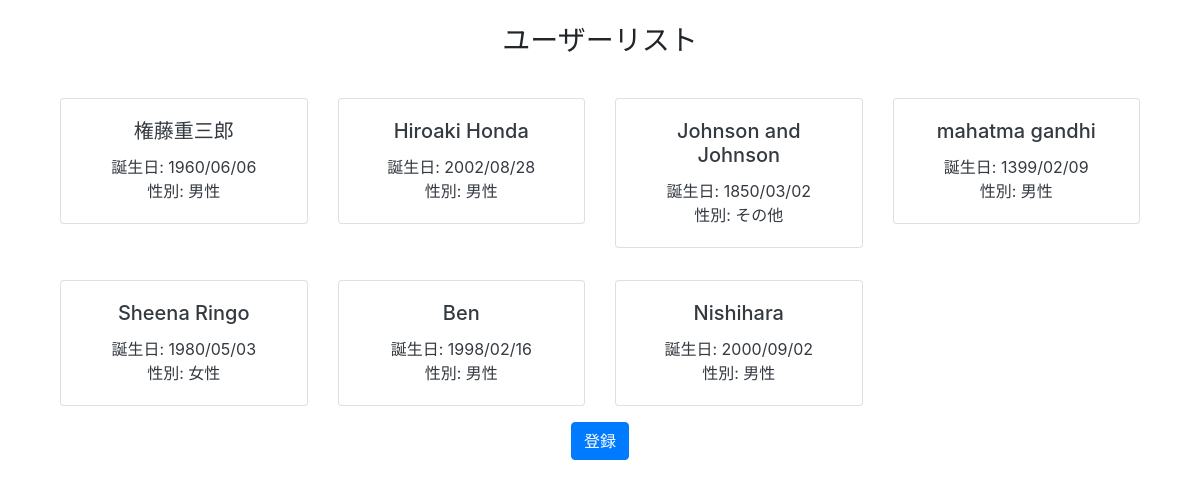
The page / on the database its author committed.
### users/models.py (models this page shows)
class User(models.Model):
    name = models.CharField(max_length=200, blank=False,
                            unique=True, primary_key=True)
    birthday = models.DateField(blank=False)
    gender = models.CharField(
        max_length=10, choices=CHOICES, blank=False, default='Male')

### users/views.py (the view)
# urls.py: path('', views.index, name='index'),
def index(request):
    users = User.objects.all()
    return render(request, 'users/index.html',
                  {
                      'users': users
                  })

### users/templates/users/index.html
{% extends "users/layout.html" %}{% block content %}
<div class="container">
  <h3 class="text-center my-4">ユーザーリスト</h3>
  <div class="row">
    {% for user in users %}
    <div class="col-md-3">
      <a
        class="color-danger text-dark"
        style="text-decoration: none"
        href="{% url 'detail' user.pk %}"
      >
        <div class="card card-signin text-center my-3">
          <div class="card-body">
            <h5 class="card-title">{{user.name}}</h5>
            <p class="card-text">
              誕生日: {{user.birthday|date:"Y/m/d"}} <br />
              性別: {{user.get_gender_display}} <br />
            </p>
          </div>
        </div>
      </a>
    </div>
    {% endfor %}
  </div>
  <div class="row">
    <a class="btn btn-primary mx-auto" href="{% url 'new' %}"> 登録 </a>
  </div>
</div>
{% endblock content %}

### users/templates/users/layout.html (shortened to what this page needs)
<!DOCTYPE html>
<html lang="en">
  <head>
    <link
      rel="stylesheet"
      href="https://maxcdn.bootstrapcdn.com/bootstrap/4.0.0/css/bootstrap.min.css"
    />
    <link
      rel="stylesheet"
      href="https://cdnjs.cloudflare.com/ajax/libs/font-awesome/5.14.0/css/all.min.css"
    />
    <link
      rel="stylesheet"
      href="https://stackpath.bootstrapcdn.com/font-awesome/4.7.0/css/font-awesome.min.css"
    />
    <link
      rel="stylesheet"
      type="text/css"
      href="https://dl.dropboxusercontent.com/s/ecyb1drs5j1jyjf/styles.css?dl=0"
    />
    <link
      rel="stylesheet"
      type="text/css"
      href="https://dl.dropboxusercontent.com/s/xmxsoypfvfvsisb/footer.css?dl=0"
    />
  </head>
  <body>
    <div class="container">{% block content %} {% endblock content %}</div>
  </body>
</html>

### rows shown on the page
User: name "権藤重三郎", birthday "1960/06/06", gender "男性"
User: name "Hiroaki Honda", birthday "2002/08/28", gender "男性"
User: name "Johnson and Johnson", birthday "1850/03/02", gender "その他"
User: name "mahatma gandhi", birthday "1399/02/09", gender "男性"
User: name "Sheena Ringo", birthday "1980/05/03", gender "女性"
User: name "Ben", birthday "1998/02/16", gender "男性"
User: name "Nishihara", birthday "2000/09/02", gender "男性"
